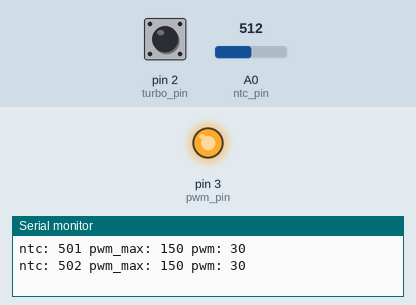
This sketch was run on a simulated Arduino Uno, built with avr-gcc and run on an emulated ATmega328P. Parts: output pins drawn as LEDs (lit = HIGH), the last lines printed to the serial monitor. The inputs (shaded band) are chosen by the test bench; at power-on: A0 (ntc_pin) = 512, pin 2 (turbo_pin) HIGH.

Above: at 6.2 s.
6.3 s: A0 (ntc_pin) set to 122
At 10.2 s:
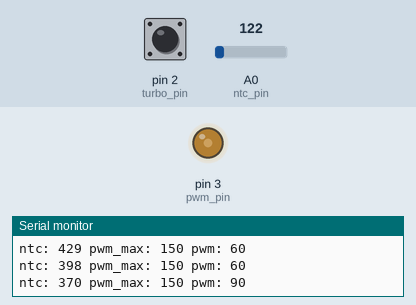
10.3 s: pin 2 (turbo_pin) pulled LOW for 1.2 s
At 15.4 s:
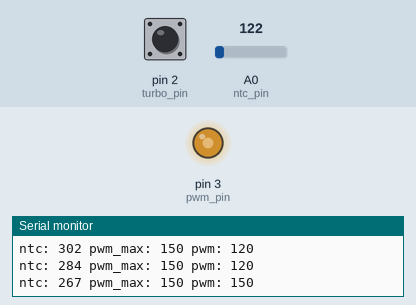
15.5 s: A0 (ntc_pin) set to 900
At 19.4 s:
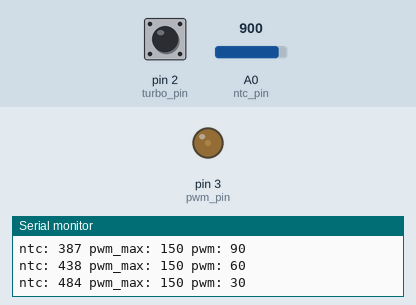
19.5 s: A0 (ntc_pin) set to 511
At 20.4 s:
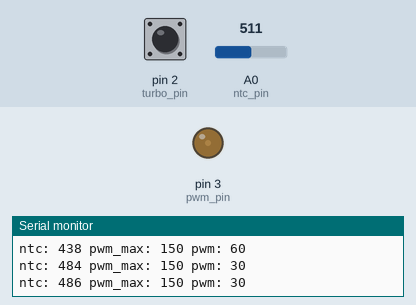
21.0 s: A0 (ntc_pin) set to 544
25.0 s: A0 (ntc_pin) set to 562
Timing chart, 0 to 28.0 s (numbered marks = the images above; inputs shaded):
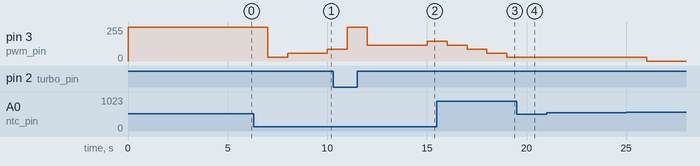

The sketch:

radiator_fan_control.ino
```cpp
#define debug

#define ntc_thresh 500
#define ntc_hyst 10
#define ntc_max 280 // 300~50c, 260~55c
#define pwm_min 30
#define sensor_avg_weight 10

#define ntc_pin A0
#define pot_pin A1
#define pwm_pin 3
#define turbo_pin 2

// PWM steps chosen manually to avoid resonances
int pwm_steps[] = {pwm_min, 60, 90, 120, 150};
int s;
int ntc = ntc_thresh;

void setup() {
#ifdef debug
  Serial.begin(115200);
#endif
  pinMode(ntc_pin, INPUT);
  pinMode(pot_pin, INPUT);
  pinMode(pwm_pin, OUTPUT);
  pinMode(turbo_pin, INPUT_PULLUP);

  // Clear some dust
  analogWrite(pwm_pin, 255);
  delay(5000);
}

void loop() {
//  analogWrite(pwm_pin, map(analogRead(pot_pin), 1023, 0, pwm_min, 255));
//  Serial.print(" pwm: ");
//  Serial.println(map(analogRead(pot_pin), 1023, 0, pwm_min, 255));
//  delay(500);
//  return;

  ntc = ((ntc * (sensor_avg_weight - 1)) + analogRead(ntc_pin)) / sensor_avg_weight;
  s = map(ntc, ntc_thresh, ntc_max, 0, 4);
  if (s < 0) s = 0;
  else if (s > 4) s = 4;

#ifdef debug
  Serial.print("ntc: ");
  Serial.print(ntc);
  Serial.print(" pwm_max: ");
  Serial.print(pwm_steps[4]);
  Serial.print(" pwm: ");
  Serial.println(pwm_steps[s]);
#endif

  if (ntc < ntc_thresh - ntc_hyst) {
    if (!digitalRead(turbo_pin)) analogWrite(pwm_pin, 255);
    else analogWrite(pwm_pin, pwm_steps[s]);
  }
  else if (ntc > ntc_thresh + ntc_hyst) {
    analogWrite(pwm_pin, 0);
  }

  delay(1000);
}
```

Measured:
- after the input at 6.3 s, pin 3 (pwm_pin): 255/255 → 30/255 after 0.70 s, → 60/255 1.0 s later, → 90/255 2.0 s later
- after the input at 15.5 s, pin 3 (pwm_pin): 150/255 → 120/255 after 0.51 s, → 90/255 1.0 s later, → 60/255 1.0 s later, → 30/255 1.0 s later
- after the input at 19.5 s, pin 3 (pwm_pin): stays 30/255 (without the input it goes to 0/255 after 0.51 s)
